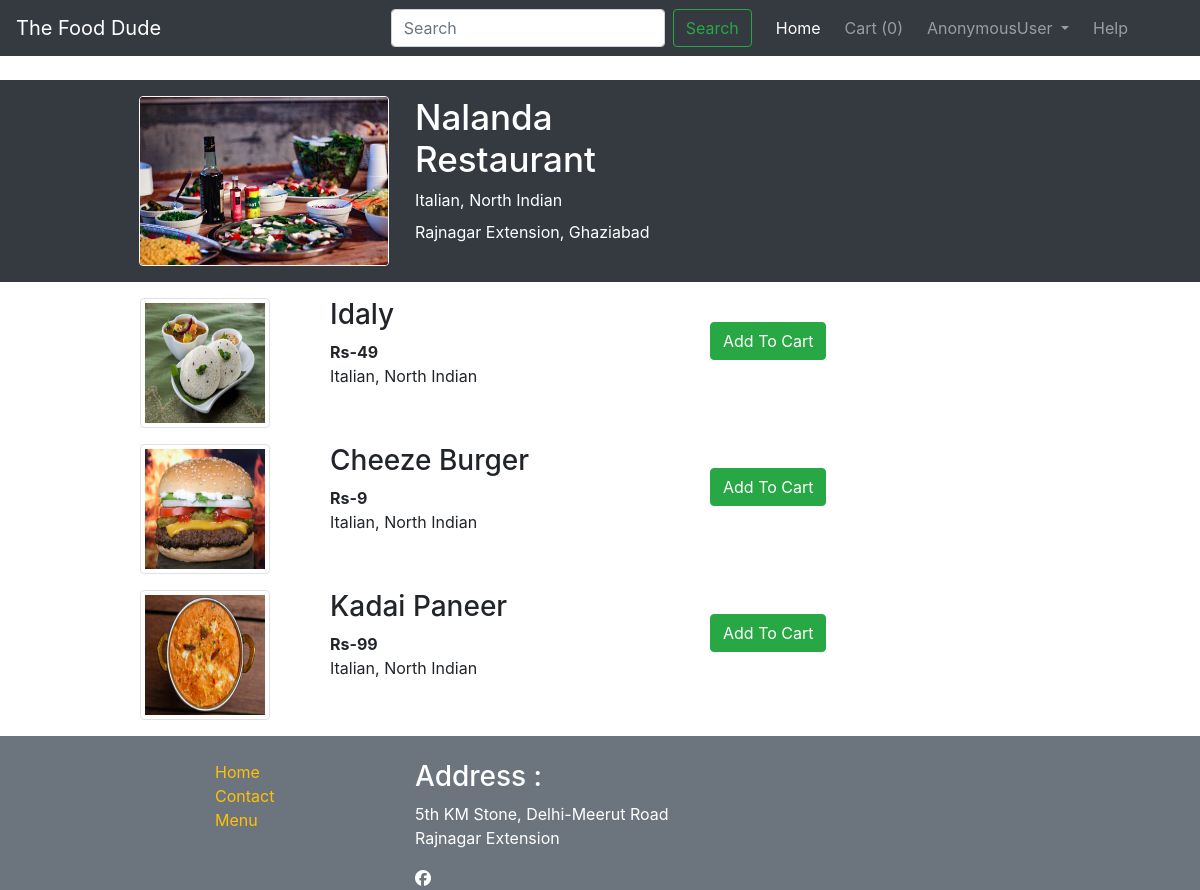
Page /restaurant/5/ on the committed database.
### Tfd/models.py (models this page shows)
class Restaurant(models.Model):
    res_id = models.AutoField(primary_key=True)
    res_title = models.CharField(max_length=100)
    res_spec = models.CharField(max_length=70, default="")
    res_image = models.ImageField(upload_to='Tfd/images', default="")
    address = models.CharField(max_length=500, default="")
    def __str__(self):
        return self.res_title

class Food(models.Model):
    restaurant = models.ForeignKey(Restaurant, on_delete=models.CASCADE)
    food_id = models.AutoField(primary_key=True)
    image = models.ImageField(upload_to='Tfd/images', default="")
    name = models.CharField(max_length=100)
    price = models.IntegerField()
    def __str__(self):
        return self.name

### Tfd/views.py (the view)
# urls.py: path("<int:myid>/", views.resView, name ="restaurants"),
def resView(request, myid):
    res = Restaurant.objects.filter(res_id = myid)
    food = Food.objects.filter(restaurant_id = myid)
    print(food)
    print(food[0])
    print(res)
    print(res[0])
    params = {'res' : res[0], 'food' : food}
    return render(request, 'Tfd/resView.html', params)

### Tfd/templates/Tfd/resView.html (shortened to what this page needs)
{% extends 'Tfd/basic.html' %}
{% block body %}
<br>
<div class="container-fluid bg-dark">
    <div class="row ">
        <div class="col-md-3 offset-md-1  mt-3 mb-3">
            <img src="/media/{{res.res_image}}" class="ml-4 img-fluid border border-white rounded" style="width: 250px; height: 170px" alt="">
        </div>
        <div class="col-md-3 ">
            <h3 class="text-white fontS  mt-3">{{res.res_title}}</h3>
            <p class="text-white mb-2">{{res.res_spec}}</p>
            <p class="text-white ">{{res.address}}</p>
        </div>
    </div>
</div>
<div class="container">
    <div class="row mt-3">
        {% for i in food %}
        <div class="offset-md-1 col-md-2">
            <img src="/media/{{i.image}}" class="mb-3 img-fluid img-thumbnail" style="width: 130px; height: 130px" alt="">
        </div>
        <div class="col-md-3">
            <h3 id="namefood{{i.food_id}}">{{i.name}}</h3>
            <b>Rs-<span id="pricefood{{i.food_id}}">{{i.price}}</span></b>
            <p>{{res.res_spec}}</p>
        </div>
        <div class="col-md-1">
        </div>
        <div class="col-md-2 ">
            <button id="food{{i.food_id}}" class="btn btn-success mt-4 cart">Add To Cart</button>
        </div>
        <div class="col-md-2"></div>
        {% endfor %}
    </div>
</div>
{% endblock %}

### rows in the picture
Restaurant: res_image (picture), res_title "Nalanda Restaurant", res_spec "Italian, North Indian", address "Rajnagar Extension, Ghaziabad"
Food: image (picture), name "Idaly", price "49"
Food: image (picture), name "Cheeze Burger", price "9"
Food: image (picture), name "Kadai Paneer", price "99"

### other values in the picture
{{ user }} "AnonymousUser"
